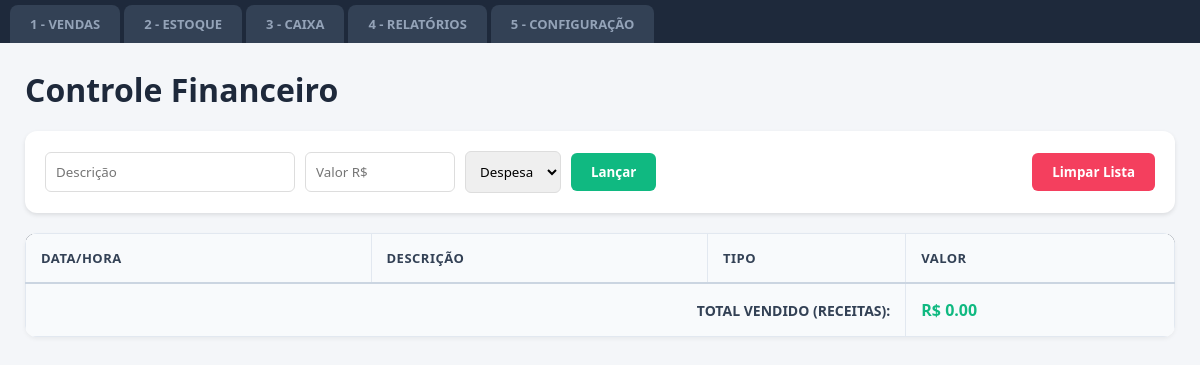
/financeiro, run on an earlier commit of the app's database.
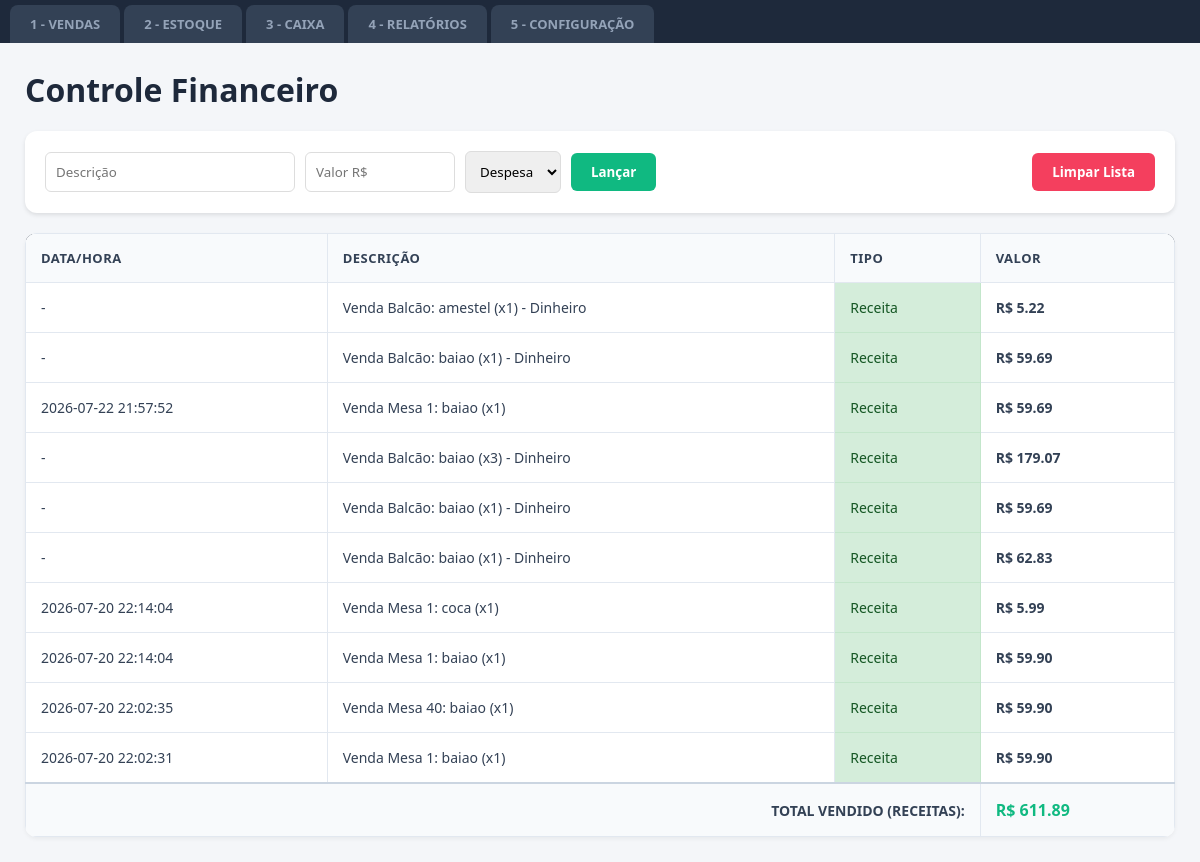
And on a later commit of the database.
### tables this page shows
CREATE TABLE financeiro (
            id INTEGER PRIMARY KEY AUTOINCREMENT,
            descricao TEXT,
            valor REAL,
            tipo TEXT,
            data TEXT
        );

### app.py (the view)
@app.route("/financeiro")
def financeiro():
    conexao = sqlite3.connect("restaurante.db")
    cursor = conexao.cursor()
    cursor.execute("""
        CREATE TABLE IF NOT EXISTS financeiro (
            id INTEGER PRIMARY KEY AUTOINCREMENT,
            descricao TEXT,
            valor REAL,
            tipo TEXT,
            data TEXT
        )
    """)
    conexao.commit()
    cursor.execute("SELECT * FROM financeiro ORDER BY id DESC")
    movimentacoes = cursor.fetchall()
    cursor.execute("SELECT SUM(valor) FROM financeiro WHERE tipo = 'Receita'")
    resultado = cursor.fetchone()[0]
    total_vendido = resultado if resultado else 0.0
    conexao.close()
    return render_template(
        "financeiro.html", movimentacoes=movimentacoes, total_vendido=total_vendido
    )

### templates/financeiro.html (shortened to what this page needs)
<!DOCTYPE html>
<html lang="pt-br">
<head>
    <link rel="stylesheet" href="{{ url_for('static', filename='style.css') }}">
</head>
<body>
    <div class="abas-container">
        <a href="/vendas" style="text-decoration: none;"><button class="aba">1 - VENDAS</button></a>
        <a href="/estoque" style="text-decoration: none;"><button class="aba">2 - ESTOQUE</button></a>
        <a href="/caixa" style="text-decoration: none;"><button class="aba">3 - CAIXA</button></a>
        <a href="/relatorios" style="text-decoration: none;"><button class="aba">4 - RELATÓRIOS</button></a>
        <a href="/configuracao" style="text-decoration: none;"><button class="aba">5 - CONFIGURAÇÃO</button></a>
    </div>
<div class="container-principal">
    <h1 style="margin-bottom: 20px; color: #1e293b;">Controle Financeiro</h1>
    <div style="background: white; padding: 20px; border-radius: 12px; box-shadow: 0 2px 4px rgba(0,0,0,0.1); margin-bottom: 20px; display: flex; justify-content: space-between; align-items: center;">
        <form action="/adicionar_financa" method="POST" style="display: flex; gap: 10px; align-items: center; flex: 1;">
            <input type="text" name="descricao" placeholder="Descrição" style="padding: 10px; border: 1px solid #ddd; border-radius: 6px; width: 250px;" required>
            <input type="number" step="0.01" name="valor" placeholder="Valor R$" style="padding: 10px; border: 1px solid #ddd; border-radius: 6px; width: 150px;" required>
            <select name="tipo" style="padding: 10px; border: 1px solid #ddd; border-radius: 6px;">
                <option value="Despesa">Despesa</option>
            </select>
            <button type="submit" style="padding: 10px 20px; background-color: #10b981; color: white; border: none; border-radius: 6px; cursor: pointer; font-weight: bold;">Lançar</button>
        </form>
        <form action="/limpar_financas" method="POST" onsubmit="return confirm('Tem certeza que deseja apagar todo o histórico financeiro?');" style="margin-left: 15px;">
            <button type="submit" style="padding: 10px 20px; background-color: #f43f5e; color: white; border: none; border-radius: 6px; cursor: pointer; font-weight: bold;">Limpar Lista</button>
        </form>
    </div>
    <table style="width: 100%; border-collapse: collapse; background: white; border-radius: 12px; overflow: hidden; box-shadow: 0 2px 4px rgba(0,0,0,0.05);">
<thead style="background-color: #1e293b;">
    <tr>
        <th style="padding: 15px; text-align: left; color: #334155; font-weight: bold;">Data/hora</th>
        <th style="padding: 15px; text-align: left; color: #334155; font-weight: bold;">Descrição</th>
        <th style="padding: 15px; text-align: left; color: #334155; font-weight: bold;">Tipo</th>
        <th style="padding: 15px; text-align: left; color: #334155; font-weight: bold;">Valor</th>
    </tr>
</thead>
        <tbody>
            {% for mov in movimentacoes %}
            <tr style="border-bottom: 1px solid #eee;">
                <td style="padding: 15px;">{{ mov[4] if mov[4] else '-' }}</td>
                <td style="padding: 15px;">{{ mov[1] }}</td>
                <td style="padding: 15px;" class="{{ 'texto-vermelho' if mov[3] == 'Despesa' else 'texto-verde' }}">{{ mov[3] }}</td>
                <td style="padding: 15px; font-weight: bold;">R$ {{ "%.2f"|format(mov[2]) }}</td>
            </tr>
            {% endfor %}
        </tbody>
        <tfoot>
            <tr style="background-color: #f8fafc; font-weight: bold; border-top: 2px solid #cbd5e1;">
                <td colspan="3" style="padding: 15px; text-align: right;">TOTAL VENDIDO (RECEITAS):</td>
                <td style="padding: 15px; color: #10b981; font-size: 16px;">R$ {{ "%.2f"|format(total_vendido) }}</td>
            </tr>
        </tfoot>
    </table>
</div>
</body>
</html>

What changed in the data, as far as the page shows it:
added financeiro: mov "-", descricao "Venda Balcão: amestel (x1) - Dinheiro", tipo "Receita", valor "5.22"
added financeiro: mov "-", descricao "Venda Balcão: baiao (x1) - Dinheiro", tipo "Receita", valor "59.69"
added financeiro: data "2026-07-22 21:57:52", descricao "Venda Mesa 1: baiao (x1)", tipo "Receita", valor "59.69"
added financeiro: mov "-", descricao "Venda Balcão: baiao (x3) - Dinheiro", tipo "Receita", valor "179.07"
added financeiro: mov "-", descricao "Venda Balcão: baiao (x1) - Dinheiro", tipo "Receita", valor "59.69"
added financeiro: mov "-", descricao "Venda Balcão: baiao (x1) - Dinheiro", tipo "Receita", valor "62.83"
added financeiro: data "2026-07-20 22:14:04", descricao "Venda Mesa 1: coca (x1)", tipo "Receita", valor "5.99"
added financeiro: data "2026-07-20 22:14:04", descricao "Venda Mesa 1: baiao (x1)", tipo "Receita", valor "59.90"
added financeiro: data "2026-07-20 22:02:35", descricao "Venda Mesa 40: baiao (x1)", tipo "Receita", valor "59.90"
added financeiro: data "2026-07-20 22:02:31", descricao "Venda Mesa 1: baiao (x1)", tipo "Receita", valor "59.90"
Also different on the page:
{{ "%.2f"|format(total_vendido) }}: "0.00" → "611.89"
